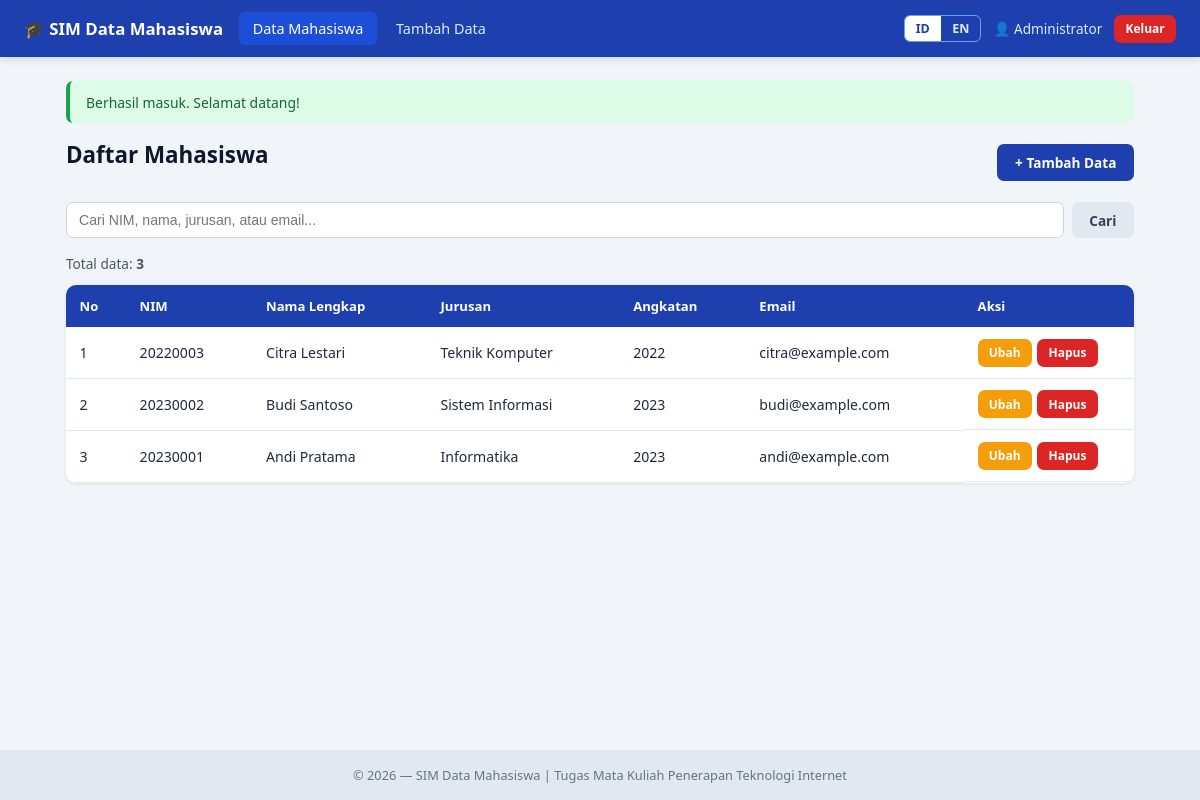
/index.php (signed in), run on the app's committed database.
### tables this page shows
CREATE TABLE `mahasiswa` (
  `id`         INT AUTO_INCREMENT PRIMARY KEY,
  `nim`        VARCHAR(20)  NOT NULL UNIQUE,
  `nama`       VARCHAR(100) NOT NULL,
  `jurusan`    VARCHAR(100) NOT NULL,
  `angkatan`   INT          NOT NULL,
  `email`      VARCHAR(100) NOT NULL,
  `created_at` TIMESTAMP DEFAULT CURRENT_TIMESTAMP
);

### config/config.php (called while the page is built, shortened)
<?php
$langFile = __DIR__ . '/../lang/' . $_SESSION['lang'] . '.php';
$lang = require $langFile;
function t(string $key): string {
    global $lang;
    return $lang[$key] ?? $key;
}
function e($value): string {
    return htmlspecialchars((string)$value, ENT_QUOTES, 'UTF-8');
}
function getFlash(): ?array {
    if (!empty($_SESSION['flash'])) {
        $flash = $_SESSION['flash'];
        return $flash;
    }
    return null;
}
function isLoggedIn(): bool {
    return isset($_SESSION['user_id']);
}
function langUrl(string $lang): string {
    $params = $_GET;
    $params['lang'] = $lang;
    return '?' . http_build_query($params);
}

### index.php (the view, shortened to what this page needs)
<?php
require_once __DIR__ . '/config/config.php';
require_once __DIR__ . '/config/database.php';
$search = isset($_GET['q']) ? trim($_GET['q']) : '';
if ($search !== '') {
    $like  = '%' . $search . '%';
    $stmt  = $conn->prepare("SELECT * FROM mahasiswa WHERE nim LIKE ? OR nama LIKE ? OR jurusan LIKE ? OR email LIKE ? ORDER BY id DESC");
    $stmt->bind_param('ssss', $like, $like, $like, $like);
} else {
    $stmt = $conn->prepare("SELECT * FROM mahasiswa ORDER BY id DESC");
}
$stmt->execute();
$rows = $stmt->get_result()->fetch_all(MYSQLI_ASSOC);
include __DIR__ . '/includes/header.php';
?>
<div class="page-header">
    <h1 class="page-title"><?= e(t('list_title')) ?></h1>
    <a href="create.php" class="btn btn-primary">+ <?= e(t('menu_add')) ?></a>
</div>
<form method="get" action="index.php" class="search-bar">
    <input type="text" name="q" value="<?= e($search) ?>" placeholder="<?= e(t('search_placeholder')) ?>">
    <button type="submit" class="btn btn-secondary"><?= e(t('search')) ?></button>
</form>
<p class="record-count"><?= e(t('total_records')) ?>: <strong><?= count($rows) ?></strong></p>
<div class="table-wrapper">
    <table class="data-table">
        <thead>
            <tr>
                <th style="width:60px">No</th>
                <th><?= e(t('nim')) ?></th>
                <th><?= e(t('name')) ?></th>
                <th><?= e(t('major')) ?></th>
                <th><?= e(t('year')) ?></th>
                <th><?= e(t('email')) ?></th>
                <th style="width:170px"><?= e(t('action')) ?></th>
            </tr>
        </thead>
        <tbody>
        <?php if (empty($rows)): ?>
            <tr><td colspan="7" class="empty-row"><?= e($search === '' ? t('no_data') : t('no_result')) ?></td></tr>
        <?php else: ?>
            <?php $no = 1; foreach ($rows as $row): ?>
            <tr>
                <td><?= $no++ ?></td>
                <td><?= e($row['nim']) ?></td>
                <td><?= e($row['nama']) ?></td>
                <td><?= e($row['jurusan']) ?></td>
                <td><?= e($row['angkatan']) ?></td>
                <td><?= e($row['email']) ?></td>
                <td class="action-cell">
                    <a href="edit.php?id=<?= (int)$row['id'] ?>" class="btn btn-warning btn-sm"><?= e(t('edit')) ?></a>
                    <form method="post" action="delete.php" class="inline-form" onsubmit="return confirm('<?= e(t('confirm_delete')) ?>');">
                        <button type="submit" class="btn btn-danger btn-sm"><?= e(t('delete')) ?></button>
                    </form>
                </td>
            </tr>
            <?php endforeach; ?>
        <?php endif; ?>
        </tbody>
    </table>
</div>
<?php include __DIR__ . '/includes/footer.php'; ?>

### includes/header.php (shortened to what this page needs)
<?php
require_once __DIR__ . '/../config/config.php';
$currentPage = basename($_SERVER['PHP_SELF']);
?>
<!DOCTYPE html>
<html lang="<?= e($_SESSION['lang']) ?>">
<head>
    <link rel="stylesheet" href="assets/style.css">
</head>
<body>
<?php if (isLoggedIn()): ?>
<nav class="navbar">
    <div class="nav-brand">🎓 <?= e(t('app_title')) ?></div>
    <div class="nav-menu">
        <a href="index.php" class="<?= $currentPage === 'index.php' ? 'active' : '' ?>">
            <?= e(t('menu_students')) ?>
        </a>
        <a href="create.php" class="<?= $currentPage === 'create.php' ? 'active' : '' ?>">
            <?= e(t('menu_add')) ?>
        </a>
    </div>
    <div class="nav-user">
        <div class="lang-switch">
            <a href="<?= e(langUrl('id')) ?>" class="<?= $_SESSION['lang'] === 'id' ? 'active' : '' ?>">ID</a>
            <a href="<?= e(langUrl('en')) ?>" class="<?= $_SESSION['lang'] === 'en' ? 'active' : '' ?>">EN</a>
        </div>
        <span class="username">👤 <?= e($_SESSION['nama_lengkap'] ?? $_SESSION['username'] ?? '') ?></span>
        <a href="logout.php" class="btn btn-danger btn-sm"
            onclick="return confirm('<?= e(t('confirm_logout')) ?>');">
            <?= e(t('logout')) ?>
        </a>
    </div>
</nav>
<?php endif; ?>
<main class="container">
<?php if ($flash = getFlash()): ?>
    <div class="alert alert-<?= e($flash['type']) ?>"><?= e($flash['message']) ?></div>
<?php endif; ?>

### includes/footer.php (shortened to what this page needs)
</main>
<footer class="footer">
    <p>&copy; <?= date('Y') ?> — <?= e(t('app_title')) ?> | <?= e(t('footer')) ?></p>
</footer>
</body>
</html>

### assets/style.css (style rules this page uses)
* { box-sizing: border-box; margin: 0; padding: 0; }
body { font-family: 'Segoe UI', Tahoma, Verdana, sans-serif; background: #f1f5f9; color: #1e293b; min-height: 100vh; display: flex; flex-direction: column; font-size: 15px; }
.navbar { background: #1e40af; color: #fff; display: flex; align-items: center; gap: 1rem; padding: .75rem 1.5rem; flex-wrap: wrap; box-shadow: 0 2px 8px rgba(0,0,0,.15); }
.nav-brand { font-weight: 700; font-size: 1.05rem; }
.nav-menu { display: flex; gap: .35rem; flex: 1; }
.nav-menu a { color: #dbeafe; text-decoration: none; padding: .45rem .85rem; border-radius: 6px; font-size: .9rem; transition: .2s; }
.nav-menu a:hover, .nav-menu a.active { background: #1d4ed8; color: #fff; }
.nav-user { display: flex; align-items: center; gap: .75rem; font-size: .85rem; }
.username { color: #dbeafe; }
.lang-switch { display: flex; border: 1px solid #60a5fa; border-radius: 6px; overflow: hidden; }
.lang-switch a { color: #dbeafe; padding: .25rem .7rem; text-decoration: none; font-size: .78rem; font-weight: 600; transition: .2s; }
.lang-switch a.active { background: #fff; color: #1e40af; }
.container { flex: 1; width: 100%; max-width: 1100px; margin: 1.5rem auto; padding: 0 1rem; }
.footer { text-align: center; padding: 1rem; font-size: .8rem; color: #64748b; background: #e2e8f0; margin-top: auto; }
.page-header { display: flex; justify-content: space-between; align-items: center; margin-bottom: 1rem; flex-wrap: wrap; gap: .5rem; }
.page-title { font-size: 1.4rem; margin-bottom: 1rem; color: #0f172a; }
.btn { display: inline-block; padding: .55rem 1.1rem; font-size: .85rem; font-weight: 600; border: none; border-radius: 7px; cursor: pointer; text-decoration: none; text-align: center; transition: .2s; font-family: inherit; }
.btn-primary { background: #1e40af; color: #fff; }
.btn-secondary { background: #e2e8f0; color: #334155; }
.btn-warning { background: #f59e0b; color: #fff; }
.btn-danger { background: #dc2626; color: #fff; }
.btn-sm { padding: .35rem .7rem; font-size: .75rem; }
.table-wrapper { overflow-x: auto; background: #fff; border-radius: 10px; box-shadow: 0 1px 4px rgba(15,23,42,.08); }
.data-table { width: 100%; border-collapse: collapse; font-size: .88rem; }
.data-table th { background: #1e40af; color: #fff; text-align: left; padding: .75rem .85rem; font-weight: 600; font-size: .82rem; }
.data-table td { padding: .7rem .85rem; border-bottom: 1px solid #e2e8f0; vertical-align: middle; }
.action-cell { display: flex; gap: .35rem; align-items: center; }
.inline-form { display: inline; }
.search-bar { display: flex; gap: .5rem; margin-bottom: 1rem; flex-wrap: wrap; }
.search-bar input { flex: 1; min-width: 220px; padding: .55rem .75rem; border: 1px solid #cbd5e1; border-radius: 7px; font-size: .88rem; }
.record-count { font-size: .85rem; color: #475569; margin-bottom: .75rem; }
.alert { padding: .7rem 1rem; border-radius: 7px; margin-bottom: 1rem; font-size: .87rem; }
.alert-success { background: #dcfce7; color: #166534; border-left: 4px solid #16a34a; }

### data on the page
mahasiswa: nim "20220003", nama "Citra Lestari", jurusan "Teknik Komputer", angkatan "2022", email "citra@example.com"
mahasiswa: nim "20230002", nama "Budi Santoso", jurusan "Sistem Informasi", angkatan "2023", email "budi@example.com"
mahasiswa: nim "20230001", nama "Andi Pratama", jurusan "Informatika", angkatan "2023", email "andi@example.com"

### other printed values
t('app_title') "SIM Data Mahasiswa"
t('menu_students') "Data Mahasiswa"
t('menu_add') "Tambah Data"
$_SESSION['nama_lengkap'] "Administrator"
t('logout') "Keluar"
$flash['message'] "Berhasil masuk. Selamat datang!"
t('list_title') "Daftar Mahasiswa"
t('search') "Cari"
t('total_records') "Total data"
count($rows) "3"
t('nim') "NIM"
t('name') "Nama Lengkap"
t('major') "Jurusan"
t('year') "Angkatan"
t('email') "Email"
